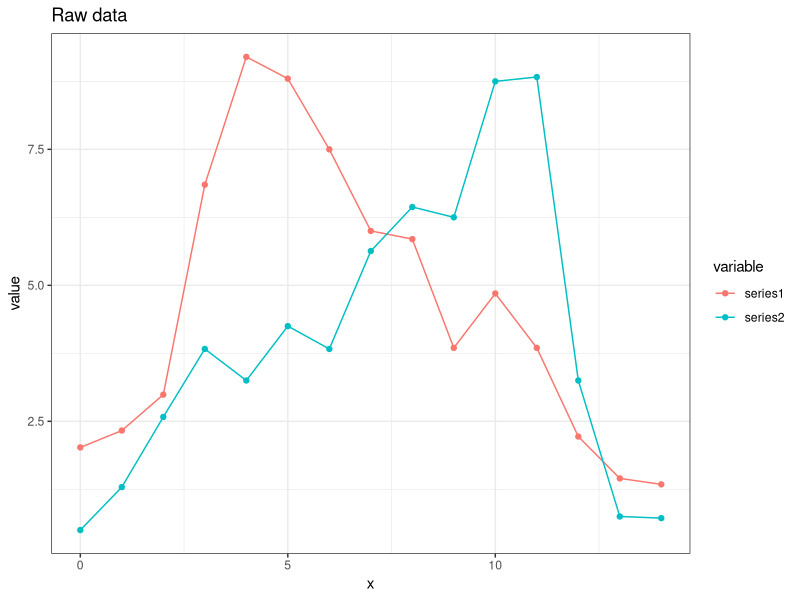
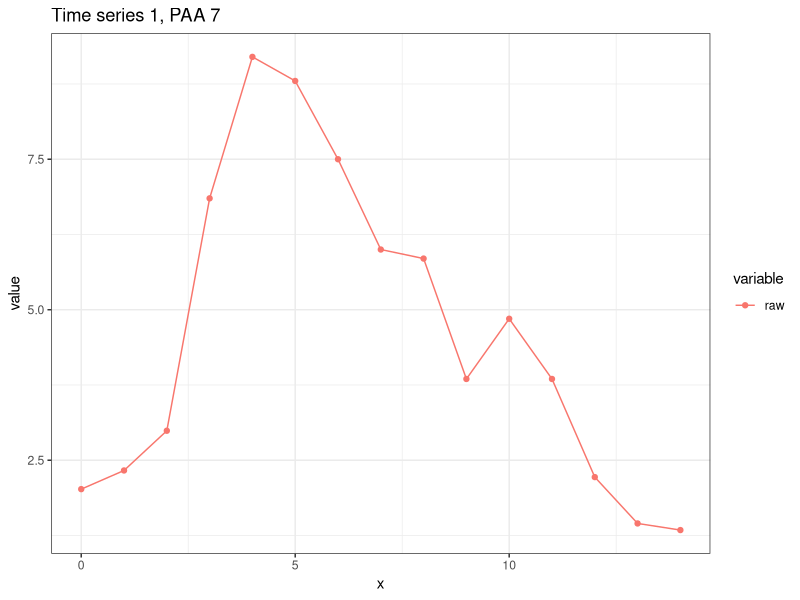
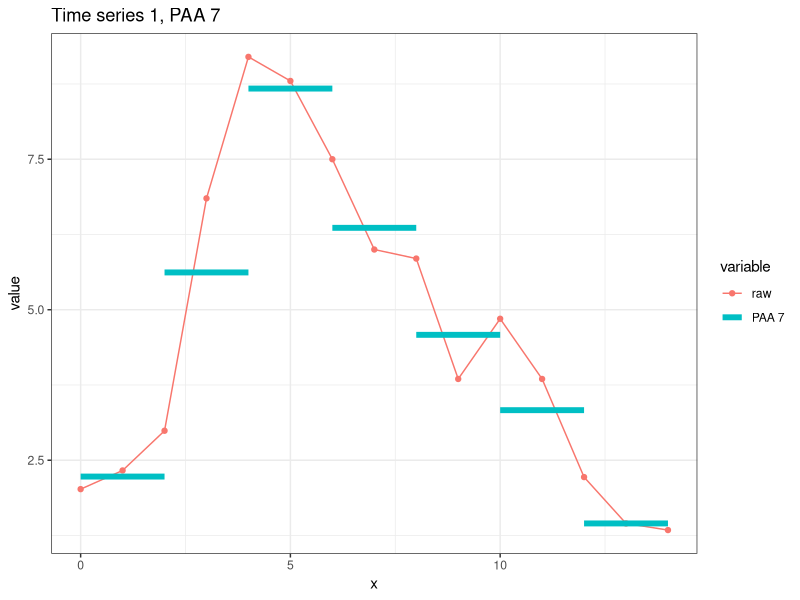
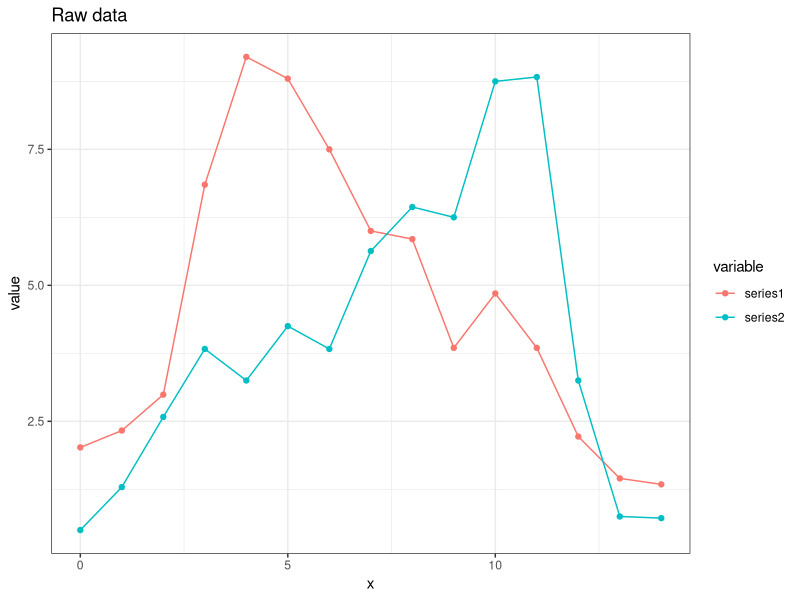
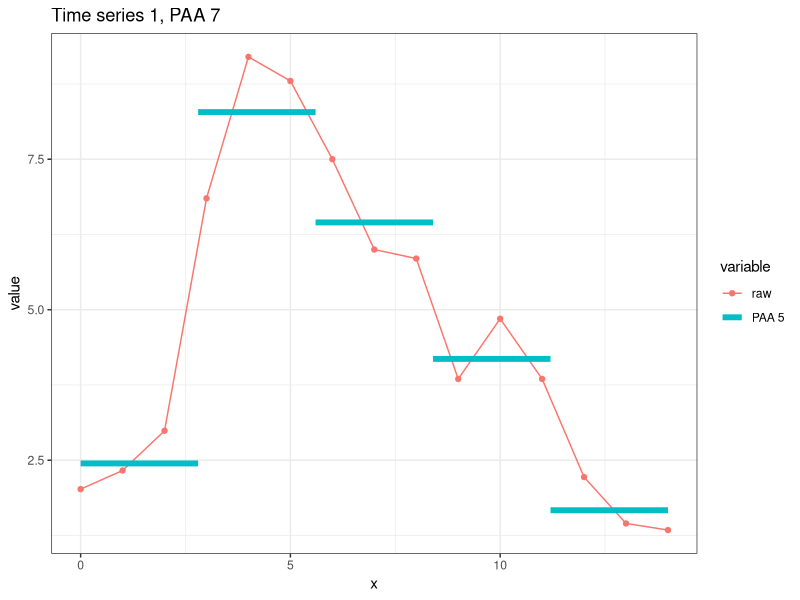
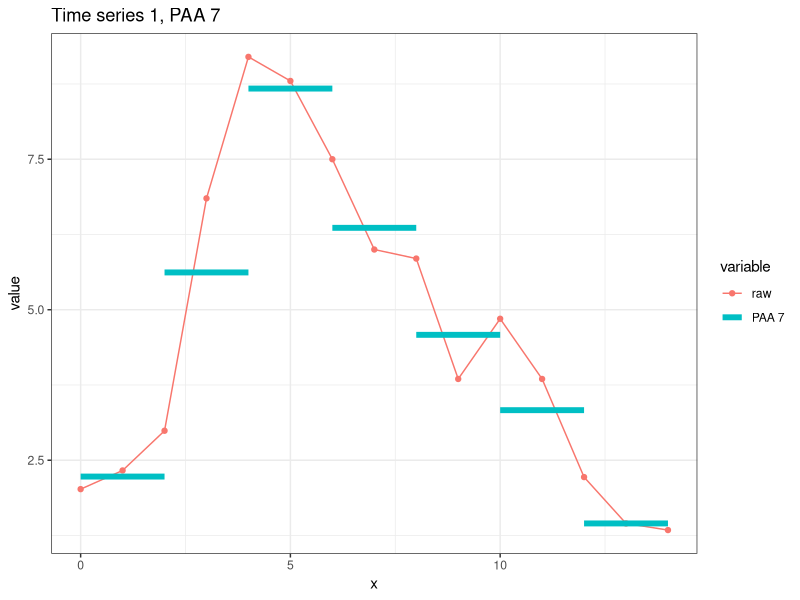

Here is the R script that generated these plots, in order:
require(reshape)
require(ggplot2)
require(Cairo)

series1=c(2.02, 2.33, 2.99, 6.85, 9.20, 8.80, 7.50, 6.00, 5.85, 3.85, 4.85, 3.85, 2.22, 1.45, 1.34)
series2=c(0.50, 1.29, 2.58, 3.83, 3.25, 4.25, 3.83, 5.63, 6.44, 6.25, 8.75, 8.83, 3.25, 0.75, 0.72)

df=data.frame(x=c(0:14),series1,series2)
dd=melt(df, id.var=c("x"))
p0=ggplot(dd, aes(x,value,color=variable))+theme_bw()+geom_line()+geom_point()+
  ggtitle("Raw data")
p0

png(filename = "paa_raw.png",
    width = 600, height = 400, units = "px", pointsize = 12,
    bg = "white",  type ="cairo-png")
print(p0)
dev.off()

# PAA transform function
#
#
paa <- function(ts, paa_size){
  len = length(ts)
  if (len == paa_size) {
    ts
  }
  else {
    if (len %% paa_size == 0) {
      colMeans(matrix(ts, nrow=len %/% paa_size, byrow=F))
    }
    else {
      res = rep.int(0, paa_size)
      for (i in c(0:(len * paa_size - 1))) {
        idx = i %/% len + 1# the spot
        pos = i %/% paa_size + 1 # the col spot
        res[idx] = res[idx] + ts[pos]
      }
      for (i in c(1:paa_size)) {
        res[i] = res[i] / len
      }
      res
    }
  }
}

df=data.frame(x=c(0:14),raw=series1)
dd=melt(df, id.var=c("x"))
p1=ggplot(dd, aes(x,value,color=variable))+theme_bw()+geom_line()+geom_point()+
  ggtitle("Time series 1, PAA 7")
p1

paa_size=5
s1_paa = paa(series1,paa_size)
slength=14/paa_size
segments=data.frame(x=seq(0,slength*(paa_size-1),b=slength), 
  xend=seq(slength,slength*(paa_size),b=slength), 
  y=s1_paa, yend=s1_paa, variable=rep("PAA 5",paa_size))
p2=p1+geom_segment(data=segments, aes(x=x,y=y,xend=xend,yend=yend), size=2)

png(filename = "paa_5_series1.png",
    width = 600, height = 400, units = "px", pointsize = 12,
    bg = "white",  type ="cairo-png")
print(p2)
dev.off()

paa_size=7
s1_paa = paa(series1,paa_size)
slength=14/paa_size
segments=data.frame(x=seq(0,slength*(paa_size-1),b=slength), 
                    xend=seq(slength,slength*(paa_size),b=slength), 
                    y=s1_paa, yend=s1_paa, variable=rep("PAA 7",paa_size))
p3=p1+geom_segment(data=segments, aes(x=x,y=y,xend=xend,yend=yend), size=2)
p3

png(filename = "paa_7_series1.png",
    width = 600, height = 400, units = "px", pointsize = 12,
    bg = "white",  type ="cairo-png")
print(p3)
dev.off()
